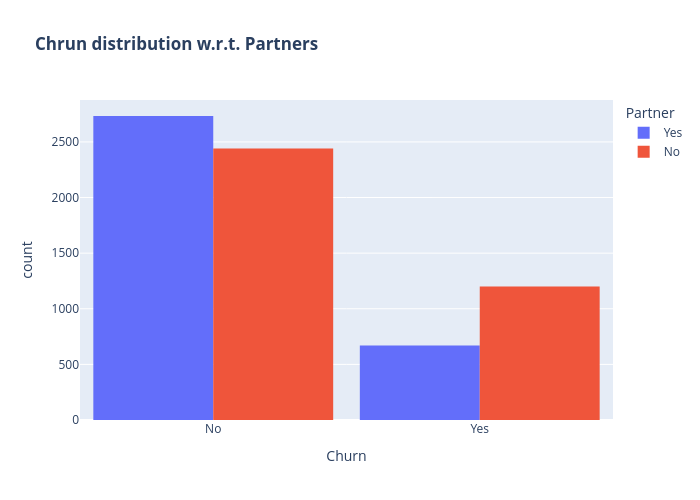

Source (notebook cell):
### Code cell
fig = px.histogram(df, x="Churn", color="Partner", barmode="group", title="<b>Chrun distribution w.r.t. Partners</b>")
fig.update_layout(width=700, height=500, bargap=0.1)
fig.show()

### Figure 1 — Plotly figure (JSON) as saved in the notebook; plotly's stock layout.template omitted (floating-point values rounded to 4 significant figures; data arrays with more than 128 entries replaced by an {"elided": "..."} marker saying what was removed)
{"data": [{"alignmentgroup": "True", "bingroup": "x", "hovertemplate": "Partner=Yes<br>Churn=%{x}<br>count=%{y}<extra></extra>", "legendgroup": "Yes", "marker": {"color": "#636efa", "pattern": {"shape": ""}}, "name": "Yes", "offsetgroup": "Yes", "orientation": "v", "showlegend": true, "type": "histogram", "x": {"elided": "3402 str values"}, "xaxis": "x", "yaxis": "y"}, {"alignmentgroup": "True", "bingroup": "x", "hovertemplate": "Partner=No<br>Churn=%{x}<br>count=%{y}<extra></extra>", "legendgroup": "No", "marker": {"color": "#EF553B", "pattern": {"shape": ""}}, "name": "No", "offsetgroup": "No", "orientation": "v", "showlegend": true, "type": "histogram", "x": {"elided": "3641 str values"}, "xaxis": "x", "yaxis": "y"}], "layout": {"bargap": 0.1, "barmode": "group", "height": 500, "legend": {"title": {"text": "Partner"}, "tracegroupgap": 0}, "title": {"text": "<b>Chrun distribution w.r.t. Partners</b>"}, "width": 700, "xaxis": {"anchor": "y", "domain": [0, 1], "title": {"text": "Churn"}}, "yaxis": {"anchor": "x", "domain": [0, 1], "title": {"text": "count"}}}}
